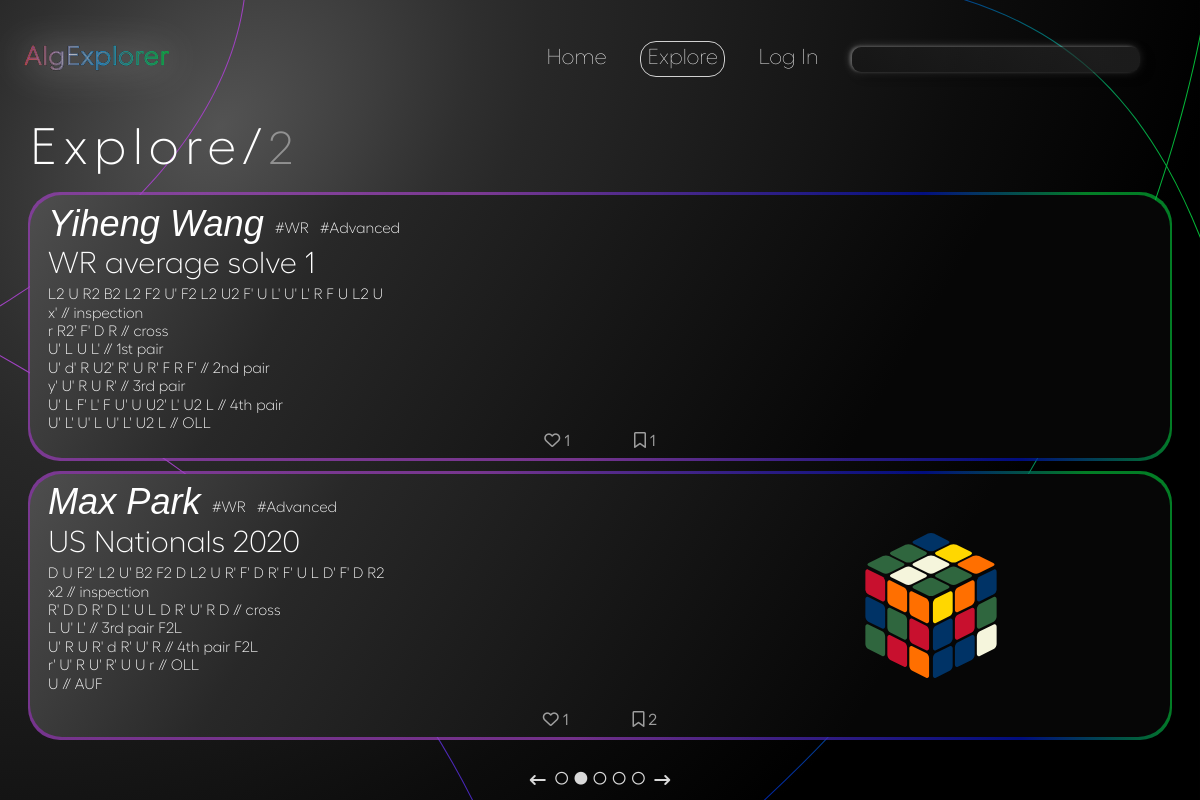
Screenshot of /solves/explore/?page=2 with the database file from the repository.
### algorithms/models.py (models this page shows, shortened)
class Algorithm(models.Model):
    id = models.UUIDField(default=uuid.uuid4, unique=True, primary_key=True, editable=False)
    date_added = models.DateTimeField(auto_now_add=True)
    owner = models.ForeignKey(Profile, null=True, blank=True, on_delete=models.CASCADE)
    solver = models.CharField(max_length=50)
    description = models.CharField(null=True, blank=True, max_length=50, default="-")
    scramble = models.CharField(default="", max_length=100, null=False, validators=[
        RegexValidator(
            regex = r"^([RLUDFBMESrludfbxyz]{1}([2]|[']|2')? +)*([RLUDFBMESrludfbxyz]{1}([2]|[']|2')? *){1}$",
            message = "Invalid scramble.",
            code = "invalid_scramble"
        )
    ])
    content = models.TextField(max_length=1000, null=False, validators=[
        RegexValidator(
            regex = r"^( |\n|//[^\n]*)*([RLUDFBMESrludfbxyz]{1}([2]|[']|2')?( |\n|//[^\n]*)+)*([RLUDFBMESrludfbxyz]{1}([2]|[']|2')?( |\n|//[^\n]*)*){1}$",
            message = "Invalid solve.",
            code = "invalid_solve",
            flags = M
        )
    ])
    tags = models.ManyToManyField("Tag", blank=True, related_name="algs")
    cube_state = models.CharField(editable=False, max_length=54, default="wwwwwwwwwyyyyyyyyyrrrrrrrrrooooooooogggggggggbbbbbbbbb")
    image = models.ImageField(editable=False, null=True, blank=True, upload_to="algorithms/", default="algorithms/default.svg")
    users_hearts = models.ManyToManyField(Profile, blank=True, related_name="hearted_algs")
    users_saved = models.ManyToManyField(Profile, blank=True, related_name="saved_algs")
    heart_count = models.IntegerField(default=0, blank=True, null=True)
    saved_count = models.IntegerField(default=0, blank=True, null=True)
    class Meta:
        ordering = ['-heart_count', '-date_added']

class Tag(models.Model):
    id = models.UUIDField(default=uuid.uuid4, unique=True, primary_key=True, editable=False)
    date_added = models.DateTimeField(auto_now_add=True)
    name = models.CharField(max_length=200)
    def __str__(self):
        return self.name

### algorithms/views.py (the view)
# urls.py: path('solves/explore/', views.getExplore, name="explore-algs"),
def getExplore(request):
    allAlgs = Algorithm.objects.all()
    algs, tags_query = getAlgsByTag(request, allAlgs)
    algs, search_query = searchAlgs(algs, request)
    algs, custom_range, last_page = paginateAlgs(request, algs)
    tags_url = f'&tags={tags_query}' if tags_query != '' else ''
    search_url = f'&search_query={search_query}' if search_query != '' else ''
    curr_queries = tags_url + search_url
    curr_url = reverse('explore-algs')
    curr_page = int(request.GET.get('page')) if request.GET.get('page') is not None else 1
    context = {
            'algs' : algs,
            'search_query' : search_query,
            'tags_query' : tags_query,
            'custom_range' : custom_range,
            'curr_queries' : curr_queries,
            'curr_url' : curr_url,
            'curr_page' : curr_page,
            'last_page' : last_page,
            'next_page' : curr_page + 1,
            'prev_page' : curr_page - 1,
            'alltags' : Tag.objects.all(),
    }
    return render(request, 'algorithms/explore.html', context)

### algorithms/utils.py (called while the page is built, shortened)
def getAlgsByTag(request, algs):
    if not request.GET.get('tags'):
        return algs, ''

def searchAlgs(filtered_algs, request):
    search_query = ''
    if request.GET.get('search_query'):
        search_query = request.GET.get('search_query')
    algs = filtered_algs.distinct().filter(Q(solver__icontains=search_query) | Q(description__icontains=search_query))
    return algs, search_query

### algorithms/templates/algorithms/explore.html (shortened to what this page needs)
{% extends 'main.html' %}
{% load static %}
{% block includes %}
    <link rel="stylesheet" type="text/css" href="{% static 'algorithms/css/explore.css' %}">
{% endblock includes %}
{% block content %}
<div id="explore-bg-lines"></div>
<div id="content">
    <h2 id="explore-title">Explore/<span>{{curr_page}}</span></h2>
    {% for alg in algs %}
        <a href="{% url 'alg' alg.id %}" class="alg-card" data-id="{{alg.id}}">
            <div class="alg-card-content">
                <div class="alg-card-text">
                    <div class="alg-title-row">
                        <h3 class="solver-name">{{alg.solver}}</h3>
                        {% for tag in alg.tags.all|slice:":3" %}
                            <h5 class="alg-tag">#{{tag}}</h5>
                        {% endfor %}
                    </div>
                    <h4 class="alg-description">{{alg.description}}</h4>
                    <div class="alg-content">
                        {{alg.scramble}} <br>
                        {{alg.content|linebreaksbr}}
                    </div>
                </div>
                <div class="alg-card-views">
                    <div class="info-line">
                        {% if not request.user.is_authenticated %}
                            <div class="heart-info logged-out" data-hearted="0">
                                <i class="fa-regular fa-heart"></i>
                                <span>{{alg.heart_count}}</span>
                            </div>
                        {% elif request.user.profile not in alg.users_hearts.all %}
                            <div class="heart-info" data-hearted="0">
                                <i class="fa-regular fa-heart"></i>
                                <span>{{alg.heart_count}}</span>
                            </div>
                        {% else %}
                            <div class="heart-info" data-hearted="1">
                                <i class="fa-solid fa-heart"></i>
                                <span>{{alg.heart_count}}</span>
                            </div>
                        {% endif %}
                        {% if not request.user.is_authenticated %}
                        <div  class="saved-info logged-out" data-saved="0">
                            <i class="fa-regular fa-bookmark"></i>
                            <span>{{alg.saved_count}}</span>
                        </div>
                        {% elif request.user.profile not in alg.users_saved.all %}
                        <div class="saved-info" data-saved="0">
                            <i class="fa-regular fa-bookmark"></i>
                            <span>{{alg.saved_count}}</span>
                        </div>
                        {% else %}
                        <div class="saved-info" data-saved="1">
                            <i class="fa-solid fa-bookmark"></i>
                            <span>{{alg.saved_count}}</span>
                        </div>
                        {% endif %}
                    </div>
                </div>
                <div class="alg-card-cube">
                    <img class="alg-cube" src="{{alg.image.url}}" alt="">
                </div>
            </div>
        </a>
    {% endfor %}
    {% include 'algorithms/page-controls.html' with custom_range=custom_range curr_queries=curr_queries curr_page=curr_page %}
</div>
{% endblock content %}

### static/css/main.css (style rules this page uses)
:root { --text1: #fff; }
* { margin: 0; padding: 0; box-sizing: border-box; }
body { font-family: "Fellix", sans-serif; height: 100vh; width: 100vw; margin: 0; padding: 0; display: grid; grid-template-rows: repeat(9, 1fr); grid-template-columns: 100%; }

### static/css/navbar.css (style rules this page uses)
a { text-decoration: none; color: var(--text1); }

### algorithms/static/algorithms/css/explore.css (style rules this page uses)
body { background: no-repeat 0% 0% / cover url("/static/algorithms/backgrounds/explore-bg-gradient.svg"); }
#explore-bg-lines { position: fixed; left: 0; top: 0; z-index: -5; width: 100vw; height: 100vh; background: no-repeat 0% 0% / cover url("/static/backgrounds/bg-lines.svg"); }
#content { height: 100%; width: 100%; min-width: 0; display: flex; flex-direction: column; align-items: center; justify-content:start; gap: 2.4%; color: var(--text1); }
#explore-title { font-weight: 300; font-size: 3.2rem; width: 95%; text-align: left; letter-spacing: 0.4rem; margin-top: 0; }
#explore-title span { opacity: 0.4; font-size: 0.9em; }
.alg-card { position: relative; width: 95%; height: 38.5%; padding: 0.6% 1.5%; background: linear-gradient(121deg, rgba(78,78,78,1) 0%, rgba(40,40,40,1) 25%, rgba(20,20,20,1) 54%, rgba(6,6,6,1) 75%); border-radius: 2rem; display: flex; align-items: center; justify-content: center; }
.alg-card::after { content: ""; position: absolute; display: block; border-radius: 2rem; height: 102.5%; width: 100.35%; background: linear-gradient(70deg, rgba(158,65,191,0.7) 44%, rgba(0,18,178,0.7) 80%, rgba(4,178,53,0.7) 93%); z-index: -1; }
.alg-card-content { width: 100%; height: 100%; border-radius: 2rem; display: grid; grid-template-rows: 100%; grid-template-columns: repeat(5, 1fr); }
.alg-card-text { grid-area: 1 / 1 / 2 / 3; display: flex; flex-direction: column; justify-content: start; align-items: left; height: 100%; }
.alg-title-row { display: flex; flex-direction: row; align-items:center; justify-content: start; gap: 0.7rem; vertical-align: center; margin-bottom: 0.3%; }
.solver-name { font-size: 2.26rem; font-style: italic; font-weight: 400; vertical-align: center; }
.alg-tag { font-size: 0.94rem; font-weight: 300; margin-top: 0.65rem; }
.alg-content { font-size: 0.94rem; font-weight: 300; overflow: hidden; line-height: 1.15rem; height: 5.75rem; }
.alg-description { font-size: 1.89rem; font-weight: 300; margin-bottom: 1%; }
.alg-card-views { grid-area: 1 / 3 / 2 / 4; display: flex; flex-direction: column; align-items: center; justify-content: end; }
.info-line { color: #d9d9d9; width: 100%; display: flex; flex-direction: row; align-items: center; justify-content: center; gap: 4rem; }
.heart-info, .saved-info { cursor: pointer; opacity: 0.7; }
.alg-card-cube { grid-area: 1 / 4 / 2 / 6; display: flex; justify-content: center; align-items: center; }
.alg-cube { width: 33%; }

### rows the page displays
Algorithm: solver "Yiheng Wang", description "WR average solve 1", scramble "L2 U R2 B2 L2 F2 U' F2 L2 U2 F' U L' U' L' R F U L2 U", content "x' // inspection r R2' F' D R // cross U' L U L' // 1st pair U' d' R U2' R' U R' F R F' // 2nd pair y' U' R U R' // 3rd pair U' L F' L' F U' U U2' L' U2 L // 4th pair U' L' U' L U' L' U2 L // OLL", heart_count "1", saved_count "1"
Tag: name "WR"
Tag: name "Advanced"
Algorithm: solver "Max Park", description "US Nationals 2020", scramble "D U F2' L2 U' B2 F2 D L2 U R' F' D R' F' U L D' F' D R2", content "x2 // inspection R' D D R' D L' U L D R' U' R D // cross L U' L' // 3rd pair F2L U' R U R' d R' U' R // 4th pair F2L r' U' R U' R' U U r // OLL U // AUF", heart_count "1", saved_count "2", image (picture)

### other values shown
{{ curr_page }} "2"
